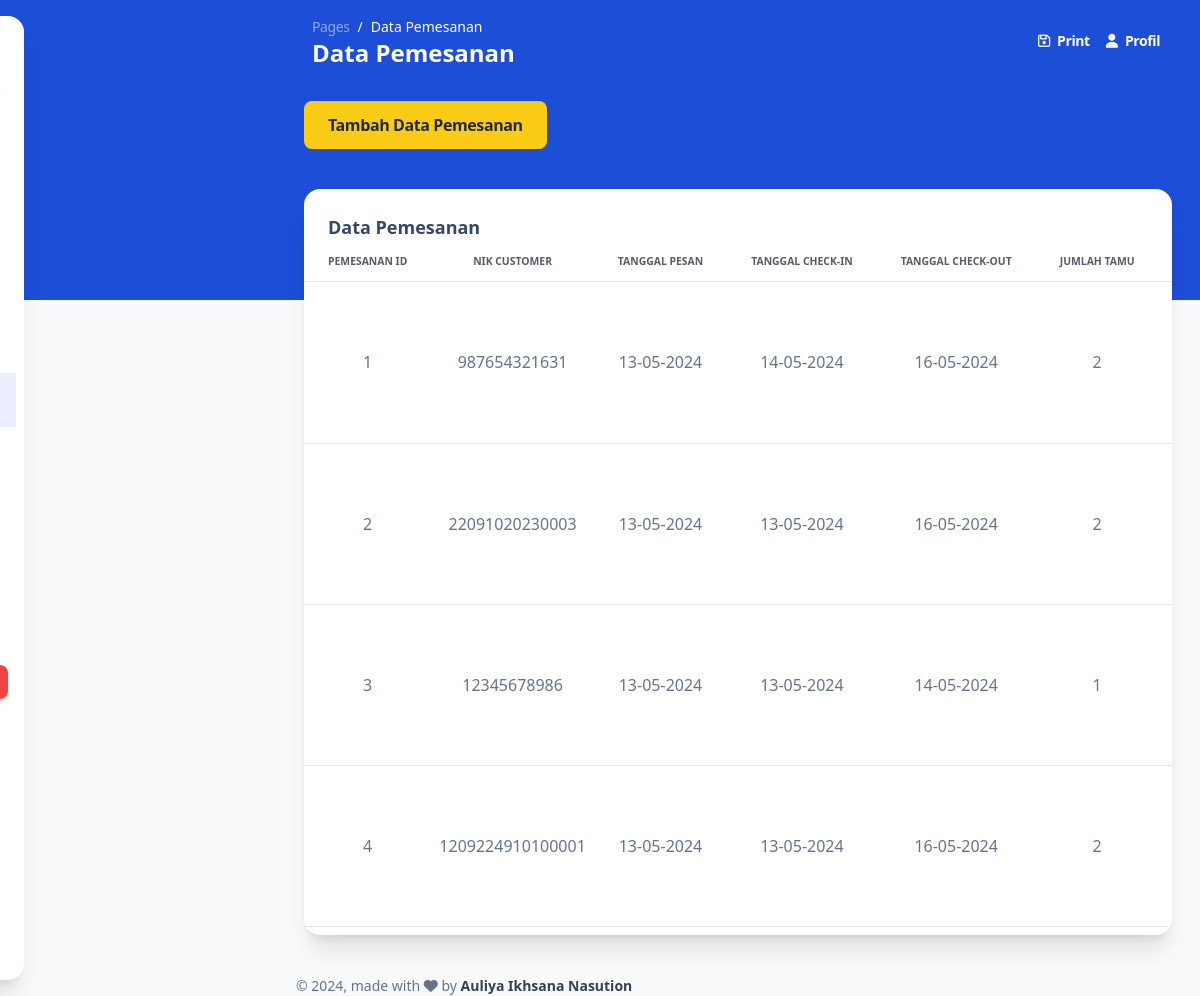
Page /admin/build/pages/datapemesanan.php on the committed database.
### tables this page shows
CREATE TABLE IF NOT EXISTS `pemesanan` (
  `pemesanan_id` int NOT NULL,
  `user_id` int DEFAULT NULL,
  `tanggal_pesan` date NOT NULL,
  `tanggal_checkin` date NOT NULL,
  `tanggal_checkout` date NOT NULL,
  `jumlah_tamu` int NOT NULL,
  `total_harga` decimal(10,2) NOT NULL,
  `status_pemesanan` enum('proses','dikonfirmasi','batal','selesai') DEFAULT NULL,
  PRIMARY KEY (`pemesanan_id`),
  KEY `FK_pemesanan_user` (`user_id`),
  CONSTRAINT `FK_pemesanan_user` FOREIGN KEY (`user_id`) REFERENCES `user` (`user_id`)
);

CREATE TABLE IF NOT EXISTS `user` (
  `user_id` int NOT NULL DEFAULT '0',
  `nik` varchar(20) DEFAULT NULL,
  `email` varchar(100) NOT NULL,
  `nama` varchar(100) NOT NULL,
  `alamat` varchar(255) NOT NULL,
  `no_telepon` varchar(20) NOT NULL,
  PRIMARY KEY (`user_id`)
);

### admin/build/pages/datapemesanan.php (the view, shortened to what this page needs)
<?php
require "function/koneksi.php";
$query = "SELECT pemesanan.pemesanan_id, user.nik, pemesanan.tanggal_pesan, pemesanan.tanggal_checkin, pemesanan.tanggal_checkout, pemesanan.jumlah_tamu, pemesanan.total_harga, pemesanan.status_pemesanan
FROM pemesanan
INNER JOIN user  ON pemesanan.user_id = user.user_id";
$hasil = $conn->query($query);
?>
<!DOCTYPE html>
<html>
<head>
  <link href="../assets/css/nucleo-icons.css" rel="stylesheet" />
  <link href="../assets/css/nucleo-svg.css" rel="stylesheet" />
  <link href="../assets/css/argon-dashboard-tailwind.css?v=1.0.1" rel="stylesheet" />
  <script src="https://cdn.tailwindcss.com"></script>
</head>
<body class="m-0 font-sans text-base antialiased font-normal  leading-default bg-gray-50 text-slate-500">
  <div class="absolute w-full bg-blue-700  min-h-75"></div>
  <aside class="fixed inset-y-0 flex-wrap items-center justify-between block w-full p-0 my-4 overflow-y-auto antialiased transition-transform duration-200 -translate-x-full bg-white border-0 shadow-xl  max-w-64 ease-nav-brand z-990 xl:ml-6 rounded-2xl xl:left-0 xl:translate-x-0" aria-expanded="false">
    <div class="h-19">
      <a class="block px-8 py-6 m-0 text-sm whitespace-nowrap  text-slate-700" href="dashboard.php" target="_blank">
      </a>
    </div>
    <hr class="h-px mt-0 bg-transparent bg-gradient-to-r from-transparent via-black/40 to-transparent " />
    <div class="items-center block w-auto max-h-screen overflow-auto h-sidenav grow basis-full">
      <ul class="flex flex-col pl-0 mb-0">
        <li class="mt-0.5 w-full">
          <a class="py-2.7    text-sm ease-nav-brand my-0 mx-2 flex items-center whitespace-nowrap rounded-lg px-4 font-semibold text-slate-700 transition-colors" href="dashboard.php">
          </a>
        </li>
        <li class="mt-0.5 w-full">
          <a class="  py-2.7 text-sm ease-nav-brand my-0 mx-2 flex items-center whitespace-nowrap px-4 transition-colors" href="datacustomer.php">
          </a>
        </li>
        <li class="mt-0.5 w-full">
          <a class="   py-2.7 text-sm ease-nav-brand my-0 mx-2 flex items-center whitespace-nowrap px-4 transition-colors" href="datapegawai.php">
          </a>
        </li>
        <li class="mt-0.5 w-full">
          <a class="   py-2.7 text-sm ease-nav-brand my-0 mx-2 flex items-center whitespace-nowrap px-4 transition-colors" href="datakamar.php">
          </a>
        </li>
        <li class="mt-0.5 w-full">
          <a class="   py-2.7 text-sm ease-nav-brand my-0 mx-2 flex items-center whitespace-nowrap px-4 transition-colors" href="datatipekamar.php">
          </a>
        </li>
        <li class="mt-0.5 w-full">
          <a class=" bg-blue-500/13   py-2.7 text-sm ease-nav-brand my-0 mx-2 flex items-center whitespace-nowrap px-4 transition-colors" href="datapemesanan.php">
          </a>
        </li>
      </ul>
    </div>
    <div class="mx-4">
      <div class="relative flex flex-col min-w-0 break-words bg-transparent border-0 shadow-none rounded-2xl bg-clip-border" sidenav-card>
        <div class="flex-auto w-full p-4 pt-0 text-center">
        </div>
      </div>
      <a class="inline-block w-full px-8 py-2 text-xs font-bold leading-normal text-center text-white align-middle transition-all ease-in bg-red-500 border-0 rounded-lg shadow-md select-none bg-150 bg-x-25 hover:shadow-xs hover:-translate-y-px" href="logout.php">LOG OUT</a>
    </div>
  </aside>
  <main class="relative h-full max-h-screen transition-all duration-200 ease-in-out xl:ml-68 rounded-xl">
    <nav class="relative flex flex-wrap items-center justify-between px-0 py-2 mx-6 transition-all ease-in shadow-none duration-250 rounded-2xl lg:flex-nowrap lg:justify-start" navbar-main navbar-scroll="false">
      <div class="flex items-center justify-between w-full px-4 py-1 mx-auto flex-wrap-inherit">
        <nav>
          <ol class="flex flex-wrap pt-1 mr-12 bg-transparent rounded-lg sm:mr-16">
            <li class="text-sm leading-normal">
              <a class="text-white opacity-50" href="javascript:;">Pages</a>
            </li>
            <li class="text-sm pl-2 capitalize leading-normal text-white before:float-left before:pr-2 before:text-white before:content-['/']" aria-current="page">Data Pemesanan</li>
          </ol>
          <h6 class="mb-0 font-bold text-white capitalize text-2xl">Data Pemesanan</h6>
        </nav>
        <div class="flex items-center mt-2 grow sm:mt-0 sm:mr-6 md:mr-0 lg:flex lg:basis-auto">
          <ul class="flex flex-row justify-end pl-0 mb-0 list-none md-max:w-full">
              <li class="flex items-center">
              <a href="profile.php" class="block px-4 py-2 text-sm font-semibold text-white transition-all ease-nav-brand">
                <i class="fa fa-floppy-o sm:mr-1"></i>
                <span class="hidden sm:inline">Print</span>
              </a>
              <a href="profile.php" class="block px-0 py-2 text-sm font-semibold text-white transition-all ease-nav-brand">
                <i class="fa fa-user sm:mr-1"></i>
                <span class="hidden sm:inline">Profil</span>
              </a>
            </li>
          </ul>
        </div>
      </div>
    </nav>
    <div class="mb-10 mt-5 w-fit">
      <a href="function/tambahpemesanan.php" class="block ms-8 mt-3 py-3 px-6 rounded-lg bg-yellow-400 text-gray-800 hover:bg-slate-200 hover:scale-110 font-bold ">Tambah Data Pemesanan</a>
    </div>
    <div class="flex flex-wrap -mx-3 ms-5 mt-4 me-4">
      <div class="flex-none w-full max-w-full px-3">
        <div class="relative flex flex-col min-w-0 mb-6 break-words bg-white border-0 border-transparent border-solid shadow-xl  rounded-2xl bg-clip-border">
          <div class="p-6 pb-0 mb-0 border-b-0 border-b-solid rounded-t-2xl border-b-transparent">
            <h6 class=" font-semibold text-lg">Data Pemesanan</h6>
          </div>
          <div class="flex-auto px-0 pt-0 pb-2 ">
            <div class="p-0 overflow-x-auto">
              <table class="items-center w-full mb-0 align-top border-collapse  text-slate-500">
                <thead class="align-bottom">
                  <tr>
                    <th class="px-6 py-3 font-bold text-center uppercase align-middle bg-transparent border-b  #FFFFFFborder-collapse shadow-none   text-xxs border-b-solid tracking-none whitespace-nowrap text-slate-900 opacity-70 w-[5%]">Pemesanan ID</th>
                    <th class="px-6 py-3 font-bold text-center uppercase align-middle bg-transparent border-b border-collapse shadow-none   text-xxs border-b-solid tracking-none whitespace-nowrap text-slate-900 opacity-70">NIK Customer</th>
                    <th class="px-6 py-3 font-bold text-center uppercase align-middle bg-transparent border-b border-collapse shadow-none   text-xxs border-b-solid tracking-none whitespace-nowrap text-slate-900 opacity-70">Tanggal Pesan</th>
                    <th class="px-6 py-3 font-bold text-center uppercase align-middle bg-transparent border-b border-collapse shadow-none   text-xxs border-b-solid tracking-none whitespace-nowrap text-slate-900 opacity-70">Tanggal Check-In</th>
                    <th class="px-6 py-3 font-bold text-center uppercase align-middle bg-transparent border-b border-collapse shadow-none   text-xxs border-b-solid tracking-none whitespace-nowrap text-slate-900 opacity-70">Tanggal Check-Out</th>
                    <th class="px-6 py-3 font-bold text-center uppercase align-middle bg-transparent border-b border-collapse shadow-none   text-xxs border-b-solid tracking-none whitespace-nowrap text-slate-900 opacity-70">Jumlah Tamu</th>
                    <th class="px-6 py-3 font-bold text-center uppercase align-middle bg-transparent border-b border-collapse shadow-none   text-xxs border-b-solid tracking-none whitespace-nowrap text-slate-900 opacity-70">Total Harga</th>
                  </tr>
                </thead>
                <tbody class="align-center ">
                <?php
              $num = 1;
              while ($pesan = $hasil->fetch_assoc()) {
          ?>
                    <center><tr>
                      <td class="p-2 align-middle bg-transparent border-b  whitespace-nowrap shadow-transparent text-center w-[5%] "><?= $num ?>
                      </td>
                      <td class="p-2 align-middle bg-transparent border-b  whitespace-nowrap shadow-transparent  text-center"><?= $pesan['nik'] ?>
                      </td>
                      <td class="p-2 align-middle bg-transparent border-b  whitespace-nowrap shadow-transparent text-center"><?= date('d-m-Y', strtotime($pesan['tanggal_pesan'])) ?>
                    </td>
                      <td class="p-2 align-middle bg-transparent border-b  whitespace-nowrap shadow-transparent text-center"><?= date('d-m-Y', strtotime($pesan['tanggal_checkin'])) ?>
                    </td>
                      <td class="p-2 align-middle bg-transparent border-b  whitespace-nowrap shadow-transparent text-center"><?= date('d-m-Y', strtotime($pesan['tanggal_checkout'])) ?>
                    </td>
                      <td class="p-2 align-middle bg-transparent border-b  whitespace-nowrap shadow-transparent text-center"><?= $pesan['jumlah_tamu'] ?>
                      <td class="p-2 align-middle bg-transparent border-b  whitespace-nowrap shadow-transparent text-center"><?= $pesan['total_harga'] ?>
                    </tr></center>
                    <?php $num++;
                  }
                  ?>
                </tbody>
              </table>
            </div>
          </div>
        </div>
      </div>
    </div>
    <footer class="pt-4">
      <div class="w-full px-6 mx-auto">
        <div class="flex flex-wrap items-center -mx-3 lg:justify-between">
          <div class="w-full max-w-full px-3 mt-0 mb-6 shrink-0 lg:mb-0 lg:w-1/2 lg:flex-none">
            <div class="text-sm leading-normal text-center text-slate-500 lg:text-left">
              ©
              made with <i class="fa fa-heart"></i> by
              <span class="font-semibold text-slate-700 ">Auliya Ikhsana Nasution</span>
            </div>
          </div>
        </div>
      </div>
    </footer>
</body>
<script src="./assets/js/argon-dashboard-tailwind.js?v=1.0.1" async></script>
</html>

### rows in the picture
pemesanan: user.nik "987654321631", tanggal_pesan "13-05-2024", tanggal_checkin "14-05-2024", tanggal_checkout "16-05-2024", jumlah_tamu "2"
pemesanan: user.nik "22091020230003", tanggal_pesan "13-05-2024", tanggal_checkin "13-05-2024", tanggal_checkout "16-05-2024", jumlah_tamu "2"
pemesanan: user.nik "12345678986", tanggal_pesan "13-05-2024", tanggal_checkin "13-05-2024", tanggal_checkout "14-05-2024", jumlah_tamu "1"
pemesanan: user.nik "1209224910100001", tanggal_pesan "13-05-2024", tanggal_checkin "13-05-2024", tanggal_checkout "16-05-2024", jumlah_tamu "2"
